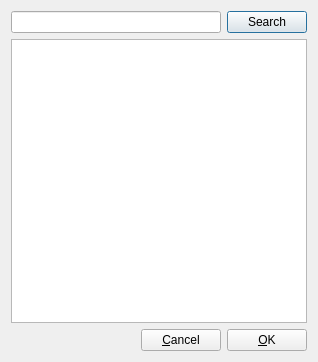
<?xml version="1.0" encoding="UTF-8"?>
<ui version="4.0">
 <class>IDGet</class>
 <widget class="QDialog" name="IDGet">
  <property name="geometry">
   <rect>
    <x>0</x>
    <y>0</y>
    <width>318</width>
    <height>362</height>
   </rect>
  </property>
  <property name="windowTitle">
   <string>Dialog</string>
  </property>
  <property name="windowIcon">
   <iconset resource="MovieManiacsResource.qrc">
    <normaloff>:/icons/film.ico</normaloff>:/icons/film.ico</iconset>
  </property>
  <layout class="QVBoxLayout" name="verticalLayout_2">
   <item>
    <layout class="QVBoxLayout" name="verticalLayout">
     <item>
      <layout class="QHBoxLayout" name="horizontalLayout">
       <item>
        <widget class="QLineEdit" name="movieSearchText"/>
       </item>
       <item>
        <widget class="QPushButton" name="pushButton">
         <property name="text">
          <string>Search</string>
         </property>
        </widget>
       </item>
      </layout>
     </item>
     <item>
      <widget class="QListWidget" name="movieList">
       <property name="selectionRectVisible">
        <bool>false</bool>
       </property>
       <property name="currentRow">
        <number>-1</number>
       </property>
      </widget>
     </item>
    </layout>
   </item>
   <item>
    <layout class="QHBoxLayout" name="horizontalLayout_3">
     <item>
      <spacer name="horizontalSpacer">
       <property name="orientation">
        <enum>Qt::Horizontal</enum>
       </property>
       <property name="sizeHint" stdset="0">
        <size>
         <width>40</width>
         <height>20</height>
        </size>
       </property>
      </spacer>
     </item>
     <item>
      <layout class="QHBoxLayout" name="horizontalLayout_2">
       <item>
        <widget class="QPushButton" name="cancelButton">
         <property name="text">
          <string>&amp;Cancel</string>
         </property>
        </widget>
       </item>
       <item>
        <widget class="QPushButton" name="okButton">
         <property name="text">
          <string>&amp;OK</string>
         </property>
        </widget>
       </item>
      </layout>
     </item>
    </layout>
   </item>
  </layout>
 </widget>
 <resources>
  <include location="MovieManiacsResource.qrc"/>
 </resources>
 <connections/>
</ui>
